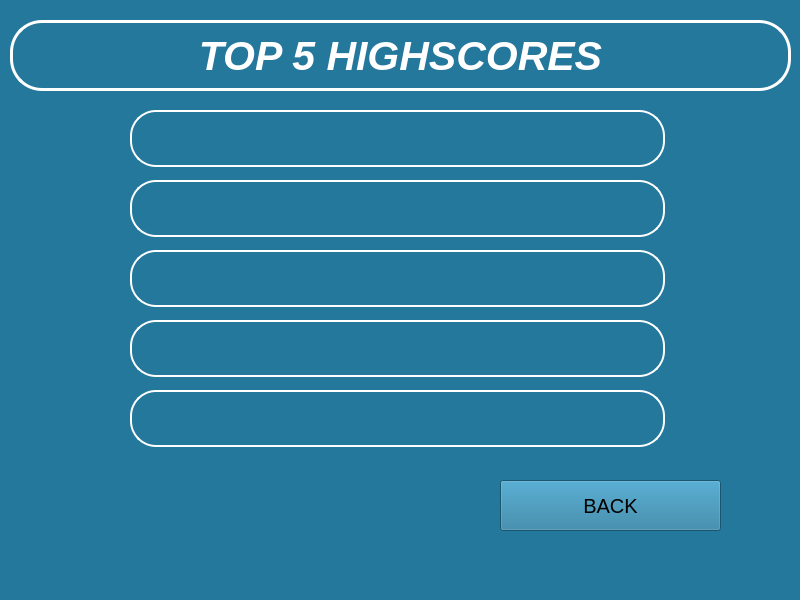
<?xml version="1.0" encoding="UTF-8"?>
<ui version="4.0">
 <class>MainWindow</class>
 <widget class="QMainWindow" name="MainWindow">
  <property name="geometry">
   <rect>
    <x>0</x>
    <y>0</y>
    <width>800</width>
    <height>600</height>
   </rect>
  </property>
  <property name="windowTitle">
   <string>MainWindow</string>
  </property>
  <property name="styleSheet">
   <string notr="true">background-color: rgb(36, 120, 156);
 </string>
  </property>
  <widget class="QWidget" name="centralwidget">
   <widget class="QLabel" name="label">
    <property name="geometry">
     <rect>
      <x>10</x>
      <y>20</y>
      <width>781</width>
      <height>71</height>
     </rect>
    </property>
    <property name="font">
     <font>
      <pointsize>31</pointsize>
      <weight>75</weight>
      <italic>true</italic>
      <bold>true</bold>
     </font>
    </property>
    <property name="styleSheet">
     <string notr="true">color: white;
border: 3px solid white;
border-radius: 32px;</string>
    </property>
    <property name="text">
     <string>TOP 5 HIGHSCORES</string>
    </property>
    <property name="alignment">
     <set>Qt::AlignCenter</set>
    </property>
   </widget>
   <widget class="QLabel" name="score_1">
    <property name="geometry">
     <rect>
      <x>130</x>
      <y>110</y>
      <width>535</width>
      <height>57</height>
     </rect>
    </property>
    <property name="font">
     <font>
      <pointsize>18</pointsize>
     </font>
    </property>
    <property name="styleSheet">
     <string notr="true">border: 2px solid white;
border-radius: 26px;</string>
    </property>
    <property name="text">
     <string/>
    </property>
    <property name="alignment">
     <set>Qt::AlignCenter</set>
    </property>
   </widget>
   <widget class="QLabel" name="score_5">
    <property name="geometry">
     <rect>
      <x>130</x>
      <y>390</y>
      <width>535</width>
      <height>57</height>
     </rect>
    </property>
    <property name="font">
     <font>
      <pointsize>18</pointsize>
     </font>
    </property>
    <property name="styleSheet">
     <string notr="true"> border: 2px solid white;
border-radius: 26px;</string>
    </property>
    <property name="text">
     <string/>
    </property>
    <property name="alignment">
     <set>Qt::AlignCenter</set>
    </property>
   </widget>
   <widget class="QLabel" name="score_4">
    <property name="geometry">
     <rect>
      <x>130</x>
      <y>320</y>
      <width>535</width>
      <height>57</height>
     </rect>
    </property>
    <property name="font">
     <font>
      <pointsize>18</pointsize>
     </font>
    </property>
    <property name="styleSheet">
     <string notr="true">border: 2px solid white;
border-radius: 26px;</string>
    </property>
    <property name="text">
     <string/>
    </property>
    <property name="alignment">
     <set>Qt::AlignCenter</set>
    </property>
   </widget>
   <widget class="QLabel" name="score_3">
    <property name="geometry">
     <rect>
      <x>130</x>
      <y>250</y>
      <width>535</width>
      <height>57</height>
     </rect>
    </property>
    <property name="font">
     <font>
      <pointsize>18</pointsize>
     </font>
    </property>
    <property name="styleSheet">
     <string notr="true"> border: 2px solid white;
border-radius: 26px;</string>
    </property>
    <property name="text">
     <string/>
    </property>
    <property name="alignment">
     <set>Qt::AlignCenter</set>
    </property>
   </widget>
   <widget class="QLabel" name="score_2">
    <property name="geometry">
     <rect>
      <x>130</x>
      <y>180</y>
      <width>535</width>
      <height>57</height>
     </rect>
    </property>
    <property name="font">
     <font>
      <pointsize>18</pointsize>
     </font>
    </property>
    <property name="styleSheet">
     <string notr="true">border: 2px solid white;
border-radius: 26px;</string>
    </property>
    <property name="text">
     <string/>
    </property>
    <property name="alignment">
     <set>Qt::AlignCenter</set>
    </property>
   </widget>
   <widget class="QPushButton" name="exit">
    <property name="geometry">
     <rect>
      <x>500</x>
      <y>480</y>
      <width>221</width>
      <height>51</height>
     </rect>
    </property>
    <property name="font">
     <font>
      <pointsize>15</pointsize>
     </font>
    </property>
    <property name="text">
     <string>BACK</string>
    </property>
   </widget>
  </widget>
  <widget class="QMenuBar" name="menubar">
   <property name="geometry">
    <rect>
     <x>0</x>
     <y>0</y>
     <width>800</width>
     <height>29</height>
    </rect>
   </property>
  </widget>
  <widget class="QStatusBar" name="statusbar"/>
 </widget>
 <resources/>
 <connections/>
</ui>
